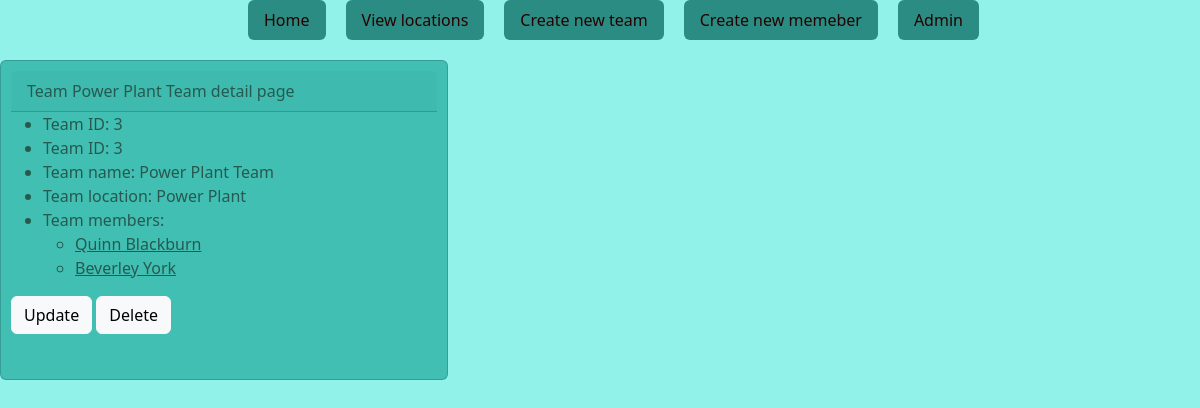
/team/detail/3, run on an earlier commit of the app's database.
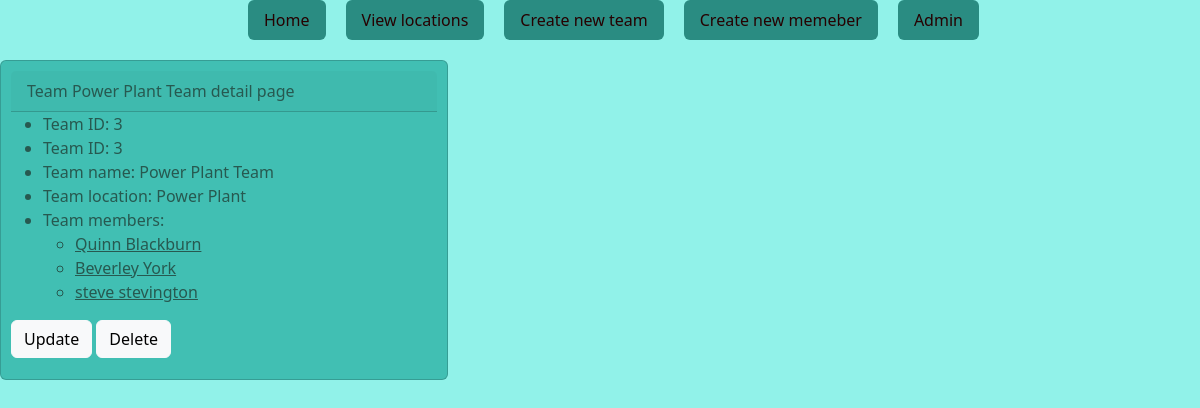
And on a later commit of the database.
### team/models.py (models this page shows, shortened)
class Team(models.Model):
    name = models.CharField(max_length=30)
    location = models.ForeignKey(Location, on_delete=models.CASCADE)

### location/models.py (models this page shows)
class Location(models.Model):
    name = models.CharField(max_length=30)
    def __str__(self):
        return self.name

### member/models.py (models this page shows, shortened)
class Member(models.Model):
    name = models.CharField(max_length=30)
    role = models.CharField(max_length=10, default="member") # Allows for auto set
    startDate = models.DateField(default = date.today(), verbose_name="Start date")
    location = models.ForeignKey(Location, on_delete=models.CASCADE)
    team = models.ForeignKey(Team, on_delete=models.CASCADE)

### team/views.py (the view)
# urls.py: path("detail/<int:id>", teamDetail, name="teamDetail"),
def teamDetail(request, id): # will have update and delete
    team = get_object_or_404(Team, pk=id)
    members = Member.objects.filter(team_id = id)
    if request.method == "POST":
        team.delete()
        return redirect("home")
    return render(request, "team/team-detail.html", {"team": team,
                                                      "members": members})

### team/templates/team/team-detail.html (shortened to what this page needs)
{% extends "base.html" %} {% block content%}
<div
  class="card text"
  style="
    padding: 10px;
    max-width: 28rem;
    height: 20rem;
    background-color: #41bfb3;
    color: #275950;
  "
>
  <div class="card-text">
    <div class="card-header">Team {{team.name}} detail page</div>
    <ul>
      <li>Team ID: {{team.id}}</li>
      <li>Team ID: {{team.id}}</li>
      <li>Team name: {{team.name}}</li>
      <li>Team location: {{team.location}}</li>
      <li>
        Team members:
        <ul>
          {% for member in members %}
          <li>
            <a href="{% url 'memberDetail' member.id %}" style="color: #275950">
              {{ member.name }}
            </a>
          </li>
          {% endfor %}
        </ul>
      </li>
    </ul>
    <a href="{% url 'teamUpdate' team.id %}"
      ><button class="btn btn-light">Update</button></a
    >
    <a href="{% url 'teamDelete' team.id %}"
      ><button class="btn btn-light">Delete</button></a
    >
    {% endblock %}

### home/templates/base.html (shortened to what this page needs)
{% load static %}
<!DOCTYPE html>
<html>
  <head>
    <link
      href="https://cdn.jsdelivr.net/npm/bootstrap@5.3.0-alpha3/dist/css/bootstrap.min.css"
      rel="stylesheet"
    />
    <link rel="stylesheet" href="/static/home/style.css">
  </head>
  <body style="background-color: #91f2e9;">
    <div class="container">
      <div class="col offset-2">
        <nav class="nav nav-pills" style="margin-bottom: 20px;">
            <a class="nav-link active" href="{% url 'home' %}" style="margin-left: 20px; text-align: center; background-color: #2a8c82; color: #260101;">Home</a>
          <li class="nav-item">
            <a class="nav-link active" href="{% url 'locations' %}" style="margin-left: 20px; text-align: center; background-color: #2a8c82; color: #260101;">View locations</a>
          </li>
            <li class="nav-item">
              <a class="nav-link active" href="{% url 'teamCreate' %}" style="margin-left: 20px; text-align: center; background-color: #2a8c82; color: #260101;">Create new team</a>
            </li>
            <li class="nav-item">
              <a class="nav-link active" href="{% url 'memberCreate' %}" style="margin-left: 20px; text-align: center; background-color: #2a8c82; color: #260101;">Create new memeber</a>
            </li>
            <li class="nav-item">
              <a class="nav-link active" href="/admin" style="margin-left: 20px; text-align: center; background-color: #2a8c82; color: #260101;">Admin</a></li>
          </nav>
        </div>
      </div>
    {% block content%} {% endblock %}
  </body>
</html>

What changed in the data, as far as the page shows it:
added Member: name "steve stevington"
